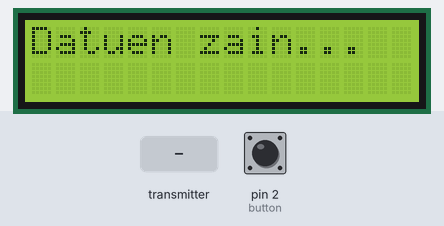
Bench run of a sketch on a simulated Arduino Uno, built with avr-gcc and run on an emulated ATmega328P. On the bench: 16×2 character LCD. Inputs (shaded band) come from the test bench; at power-on: pin 2 (button) HIGH. No radio packets arrive unless stated; what the sketch prints to the serial monitor is not drawn.

Above: at 1.3 s.
1.4 s: the transmitter starts sending packetId = 0
At 1.8 s:
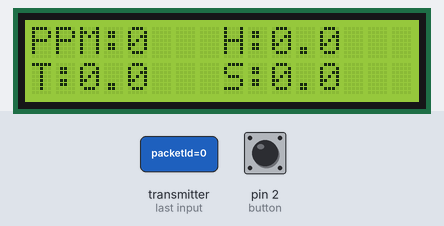
Timing chart, 0 to 4.4 s (numbered marks = the images above; inputs shaded):
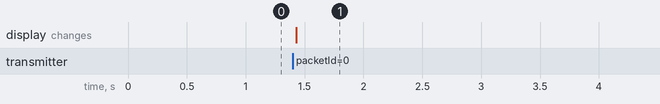

Measured:
- after the input at 1.4 s, the display: changes at once (image 1)

The sketch:

receptor.ino
```cpp
#include <SPI.h>
#include <LoRa.h>
#include <Wire.h>
#include <LiquidCrystal_I2C.h>

int button = 2;
LiquidCrystal_I2C lcd(0x27, 16, 2);

// --- IGORLEAREN EGITURA BERA ---
struct DataPacket {
  int packetId;
  int ppm;
  float humidity;
  float temperature;
  float heatIndex;
};

DataPacket received;
int lastId = -1; // Datuak ez errepikatzeko

void setup() {
  Serial.begin(9600);

  if (!LoRa.begin(868E6)) {
    while (1);
  }

  pinMode(button, INPUT_PULLUP);
  lcd.init();
  lcd.backlight();
  lcd.clear();
  lcd.print("Datuen zain...");
}

void loop() {
  // Botoiaren logika (komandoa sentsoreari bidali)
  if (digitalRead(button) == 0) {
    LoRa.beginPacket();
    LoRa.write(0); // 0 sinple bat bidaltzen dugu
    LoRa.endPacket();
    delay(500); // Errebote-aurkakoa
  }

  // Harrera
  int packetSize = LoRa.parsePacket();
  if (packetSize == sizeof(DataPacket)) { // Tamaina ZEHATZA bada bakarrik irakurtzen dugu!

    // Bloke osoa kolpe batean irakurri egituran
    LoRa.readBytes((uint8_t*)&received, sizeof(received));

    // Pakete berria bada, prozesatu egiten dugu
    if (received.packetId != lastId) {
      lastId = received.packetId;
      processData();
    }
  }
}

void processData() {
  unsigned long currentTime = millis() / 1000;

  // Serie irteera Python-erako
  Serial.print(currentTime);
  Serial.print(";");
  Serial.print(received.ppm);
  Serial.print(";");
  Serial.print(received.humidity);
  Serial.print(";");
  Serial.print(received.temperature);
  Serial.print(";");
  Serial.println(received.heatIndex);

  // LCD irteera
  lcd.clear();
  lcd.setCursor(0,0);
  lcd.print("PPM:"); lcd.print(received.ppm);

  lcd.setCursor(8,0);
  lcd.print("H:"); lcd.print(received.humidity, 1);

  lcd.setCursor(0,1);
  lcd.print("T:"); lcd.print(received.temperature, 1);

  lcd.setCursor(8,1);
  lcd.print("S:"); lcd.print(received.heatIndex, 1);
}
```
